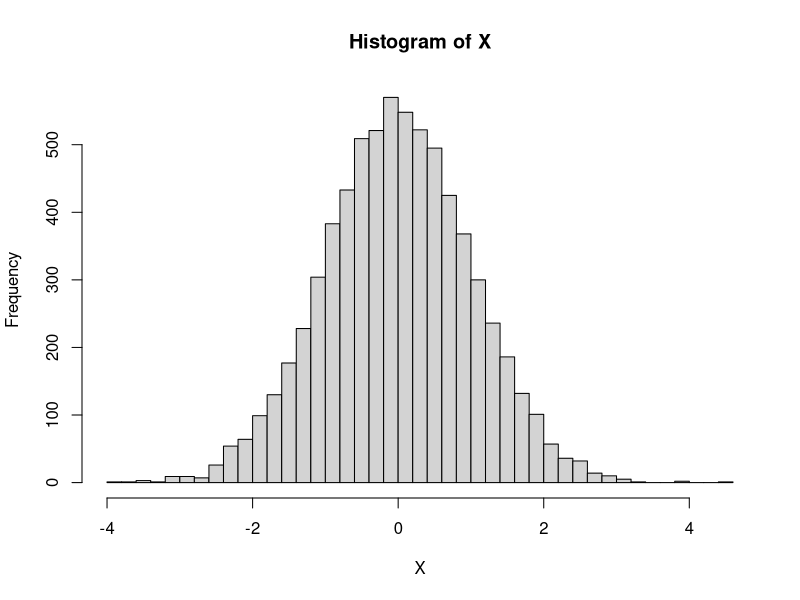

Write the R code that produced this figure.
rm(list=ls());

set.seed(197);

n <- 7000;
U1 <- runif(n);
U2 <- runif(n);
X <- sqrt(-2*log(U1))*cos(2*pi*U2)

print(data.frame( mu=mean(X), sigma=sd(X), sigma2=var(X) ));
hist(X, breaks=50);